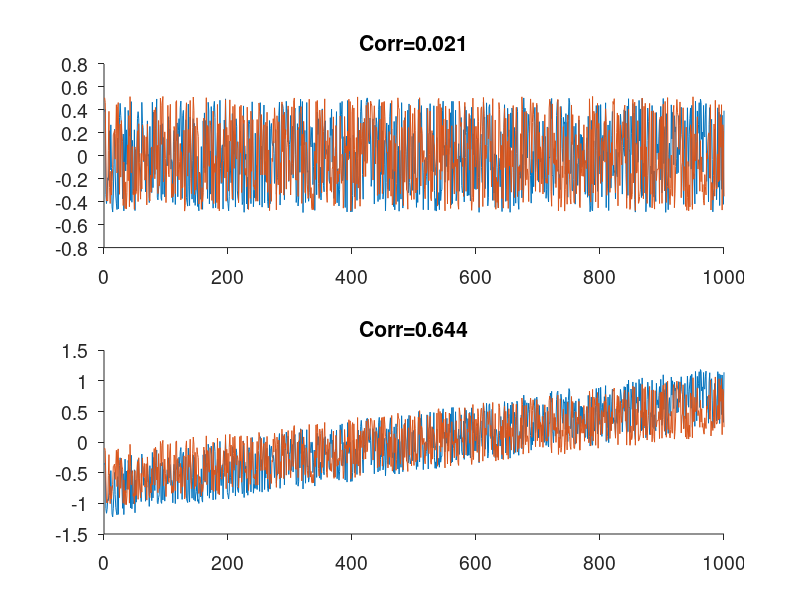

MATLAB code to generate this figure:
n=1000;
X=rand(n,1);
Y=rand(n,1);
X=X-mean(X);
Y=Y-mean(Y);
Rho=xcorr(X,Y,'coeff',3);
rho = mean(X.*Y)./(std(X).*std(Y))

t=[1:n]';
alf=0.0015;
bet=0.0012;
X1=X+alf.*t;
Y1=Y+bet*t;
X1=X1-mean(X1);
Y1=Y1-mean(Y1);
rho1 = mean(X1.*Y1)./(std(X1).*std(Y1))


figure(1); clf;
subplot(2,1,1);
hold on;
plot(X);
plot(Y);
stl=sprintf('Corr=%5.3f',rho);
title(stl);
set(gca,'tickdir','out',...
        'fontsize',14);

subplot(2,1,2);
hold on;
plot(X1);
plot(Y1);
stl=sprintf('Corr=%5.3f',rho1);
title(stl);
set(gca,'tickdir','out',...
        'fontsize',14);




